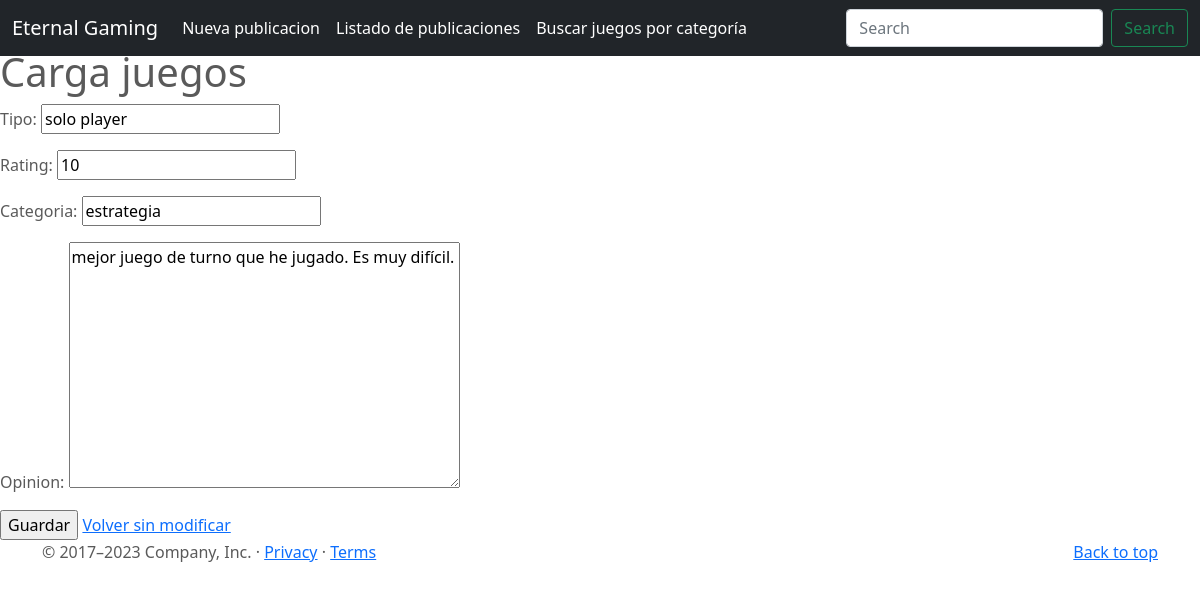
Page /juegos/6/update on the committed database.
### entrega_final_app/models.py (models this page shows, shortened)
class Juegos(models.Model):
    nombre = models.CharField(max_length=50)
    tipo = models.CharField(max_length=50)
    rating = models.CharField(max_length=2)
    categoria = models.CharField(max_length=50)
    opinion = models.TextField(max_length=500)

### entrega_final_app/views.py (the view)
# urls.py: path('juegos/<pk>/update',JuegosUpdate.as_view(), name = "juegos-update"),
class JuegosUpdate(UpdateView):
    model = Juegos
    success_url = reverse_lazy("juegos")
    fields = ['tipo',
              'rating',
              'categoria',
              'opinion'
             ]

### entrega_final_app/templates/entrega_final_app/juegos_form.html (shortened to what this page needs)
{% extends 'entrega_final_app/base.html'%}
{%block titulo%} Carga juegos {%endblock%}
{%block main%}
<form method="POST">
    {{form.as_p}}
    <input type="submit" value="Guardar">
    <a href="{% url 'juegos' %}"> Volver sin modificar</a>
</form>
{% endblock %}

### entrega_final_app/static/entrega_final_app/css/juegos.css (style rules this page uses)
body { padding-top: 3rem; padding-bottom: 3rem; color: #5a5a5a; }

### rows in the picture
Juegos: tipo "solo player", rating "10", categoria "estrategia", opinion "mejor juego de turno que he jugado. Es muy difícil."
